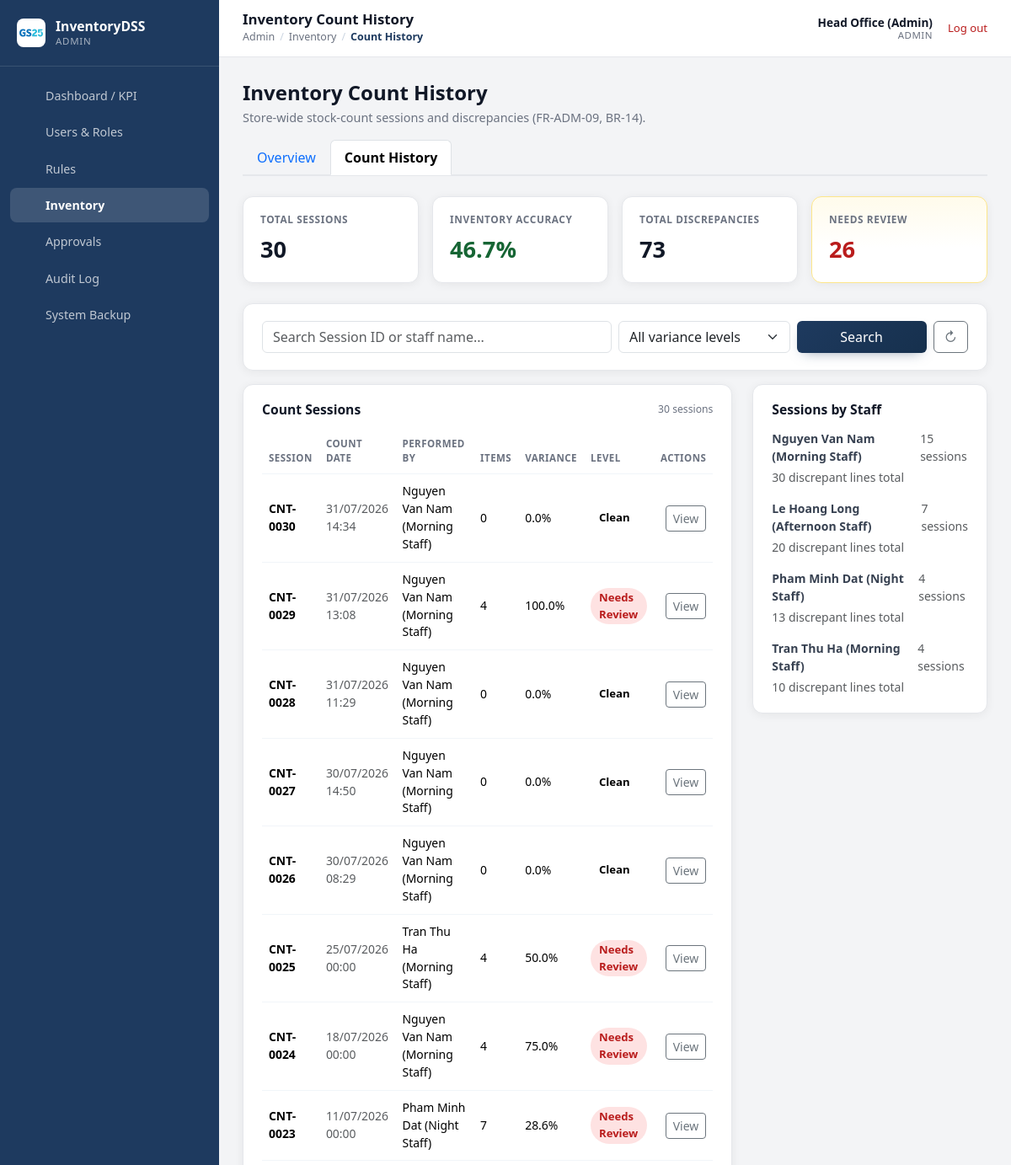
Page /frontend/admin/inventory/inventory_count_history.php (signed in, upper part) on the earlier database version.
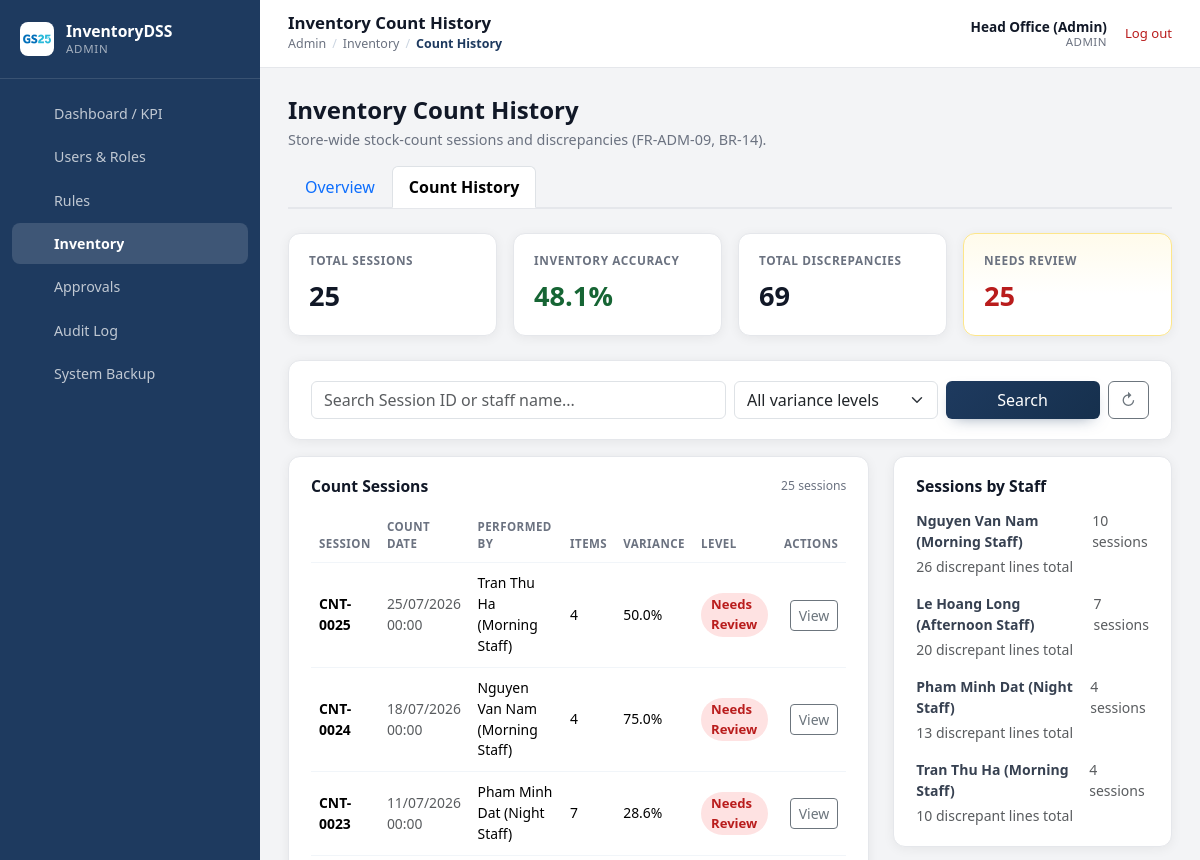
Same page on the later database version.
### tables this page shows
CREATE TABLE `stock_counts` (
  `count_id` int(11) NOT NULL AUTO_INCREMENT,
  `performed_by` int(11) NOT NULL,
  `count_date` datetime NOT NULL DEFAULT current_timestamp(),
  PRIMARY KEY (`count_id`),
  KEY `performed_by` (`performed_by`),
  CONSTRAINT `stock_counts_ibfk_1` FOREIGN KEY (`performed_by`) REFERENCES `accounts` (`account_id`)
);

CREATE TABLE `accounts` (
  `account_id` int(11) NOT NULL AUTO_INCREMENT,
  `username` varchar(50) NOT NULL,
  `password_hash` varchar(255) NOT NULL,
  `full_name` varchar(100) NOT NULL,
  `email` varchar(100) DEFAULT NULL,
  `phone_number` varchar(20) DEFAULT NULL,
  `role_id` int(11) NOT NULL,
  `status` enum('active','locked') NOT NULL DEFAULT 'active',
  `created_at` datetime NOT NULL DEFAULT current_timestamp(),
  PRIMARY KEY (`account_id`),
  UNIQUE KEY `username` (`username`),
  KEY `role_id` (`role_id`),
  CONSTRAINT `accounts_ibfk_1` FOREIGN KEY (`role_id`) REFERENCES `roles` (`role_id`)
);

### backend/config/database.php (called while the page is built, shortened)
<?php
class Database
{
    private static ?PDO $instance = null;
    public static function getConnection(): PDO
    {
        if (self::$instance === null) {
            $portsToTry = array_values(array_unique([self::DB_PORT, '3306', '3307', '3308']));
            foreach ($portsToTry as $port) {
                $dsn = sprintf(
                    'mysql:host=%s;port=%s;dbname=%s;charset=%s',
                    self::DB_HOST,
                    $port,
                    self::DB_NAME,
                    self::DB_CHARSET
                );
                $options = [
                    PDO::ATTR_ERRMODE            => PDO::ERRMODE_EXCEPTION,
                    PDO::ATTR_DEFAULT_FETCH_MODE => PDO::FETCH_ASSOC,
                    PDO::ATTR_EMULATE_PREPARES   => false,
                    PDO::MYSQL_ATTR_INIT_COMMAND => "SET NAMES 'utf8mb4'",
                ];
                try {
                    self::$instance = new PDO($dsn, self::DB_USER, self::DB_PASS, $options);
                    break;
                } catch (PDOException $e) {
                    $lastException = $e;
                }
            }
        }
        return self::$instance;
    }
}

### backend/services/AdminService.php (called while the page is built, shortened)
<?php
require_once __DIR__ . '/../config/database.php';
require_once __DIR__ . '/../models/StockCount.php';
class AdminService
{
    private StockCount $stockCountModel;
    public function __construct()
    {
        $this->stockCountModel = new StockCount();
    }
    public function getInventoryCountHistory(): array
    {
        return $this->stockCountModel->getHistory();
    }
}

### backend/models/StockCount.php (called while the page is built, shortened)
<?php
require_once __DIR__ . '/../config/database.php';
class StockCount
{
    private PDO $conn;
    private string $table = 'stock_counts';
    public function __construct()
    {
        $this->conn = Database::getConnection();
    }
    public function getHistory(): array
    {
        $sql = "SELECT sc.*, a.full_name AS performed_by_name,
                       COUNT(scd.count_detail_id) AS total_items,
                       SUM(CASE WHEN scd.discrepancy != 0 THEN 1 ELSE 0 END) AS discrepancy_items
                FROM {$this->table} sc
                JOIN accounts a ON a.account_id = sc.performed_by
                LEFT JOIN stock_count_details scd ON scd.count_id = sc.count_id
                GROUP BY sc.count_id
                ORDER BY sc.count_date DESC";
        $stmt = $this->conn->query($sql);
        return $stmt->fetchAll();
    }
}

### frontend/admin/inventory/inventory_count_history.php (the view, shortened to what the rows shown need)
<?php
require_once __DIR__ . '/../../../backend/config/database.php';
require_once __DIR__ . '/../../../backend/services/AdminService.php';
$adminService = new AdminService();
$allSessions = $adminService->getInventoryCountHistory();
function sessionVariancePercent(array $session): float
{
    $total = (int) $session['total_items'];
    if ($total <= 0) {
        return 0.0;
    }
    return round(((int) $session['discrepancy_items'] / $total) * 100, 1);
}
function varianceLevel(float $percent): array
{
    if ($percent <= 0) {
        return ['key' => 'clean', 'label' => 'Clean', 'pill' => 'stock-pill-success'];
    }
    return ['key' => 'review', 'label' => 'Needs Review', 'pill' => 'stock-pill-critical'];
}
$sessions = array_map(function ($s) {
    $s['variance_percent'] = sessionVariancePercent($s);
    $s['variance_level']   = varianceLevel($s['variance_percent']);
    return $s;
}, $allSessions);
$sessionsByStaff = [];
foreach ($allSessions as $s) {
    $name = $s['performed_by_name'];
    if (!isset($sessionsByStaff[$name])) {
        $sessionsByStaff[$name] = ['sessions' => 0, 'discrepancies' => 0];
    }
    $sessionsByStaff[$name]['sessions']++;
    $sessionsByStaff[$name]['discrepancies'] += (int) $s['discrepancy_items'];
}
arsort($sessionsByStaff);
$sessionsByStaff = array_slice($sessionsByStaff, 0, 5, true);
function formatCountDateTime(?string $raw): string
{
    $ts = strtotime($raw);
    return $ts === false ? $raw : date('d/m/Y H:i', $ts);
}
?>
<!DOCTYPE html>
<html lang="en">
<head>
    <link href="https://cdn.jsdelivr.net/npm/bootstrap@5.3.3/dist/css/bootstrap.min.css" rel="stylesheet">
    <link href="<?= BASE_URL ?>/assets/css/theme_variables.css" rel="stylesheet">
    <link href="<?= BASE_URL ?>/assets/css/custom.css" rel="stylesheet">
</head>
<body>
    <div class="app-shell">
        <div class="app-content">
            <?php require __DIR__ . '/../../components/header.php'; ?>
            <main class="app-main">
                <div class="d-flex flex-wrap justify-content-between align-items-start gap-3 mb-3">
                    <div>
                        <h2 class="page-heading mb-1">Inventory Count History</h2>
                    </div>
                </div>
                <div class="row g-4">
                    <div class="col-12 col-xl-8">
                        <div class="panel-card mb-4">
                            <?php if (empty($sessions)): ?>
                                <div class="empty-state">No count sessions match the current filters.</div>
                            <?php else: ?>
                                <div class="table-responsive">
                                    <table class="table data-table align-middle mb-0">
                                        <thead>
                                            <tr>
                                                <th>Session</th>
                                                <th>Count Date</th>
                                                <th>Performed By</th>
                                                <th>Items</th>
                                                <th>Variance</th>
                                                <th>Level</th>
                                                <th class="text-end">Actions</th>
                                            </tr>
                                        </thead>
                                        <tbody>
                                            <?php foreach ($sessions as $s): ?>
                                                <tr>
                                                    <td class="fw-semibold">CNT-<?= str_pad((string) $s['count_id'], 4, '0', STR_PAD_LEFT) ?></td>
                                                    <td class="text-muted small"><?= formatCountDateTime($s['count_date']) ?></td>
                                                    <td><?= htmlspecialchars($s['performed_by_name'], ENT_QUOTES, 'UTF-8') ?></td>
                                                    <td><?= number_format((int) $s['total_items']) ?></td>
                                                    <td><?= number_format($s['variance_percent'], 1) ?>%</td>
                                                    <td><span class="stock-pill <?= $s['variance_level']['pill'] ?>"><?= $s['variance_level']['label'] ?></span></td>
                                                    <td class="text-end">
                                                        <button type="button" class="btn btn-outline-secondary btn-sm"
                                                                data-bs-toggle="modal" data-bs-target="#sessionDetailModal"
                                                                data-count-id="<?= (int) $s['count_id'] ?>">
                                                            View
                                                        </button>
                                                    </td>
                                                </tr>
                                            <?php endforeach; ?>
                                        </tbody>
                                    </table>
                                </div>
                            <?php endif; ?>
                        </div>
                    </div>
                    <div class="col-12 col-xl-4">
                        <div class="panel-card">
                            <?php if (empty($sessionsByStaff)): ?>
                                <div class="empty-state">No sessions recorded yet.</div>
                            <?php else: ?>
                                <div class="d-flex flex-column gap-3">
                                    <?php foreach ($sessionsByStaff as $name => $stat): ?>
                                        <div>
                                            <div class="d-flex justify-content-between small mb-1">
                                                <span class="fw-semibold"><?= htmlspecialchars($name, ENT_QUOTES, 'UTF-8') ?></span>
                                                <span class="text-muted"><?= $stat['sessions'] ?> session<?= $stat['sessions'] === 1 ? '' : 's' ?></span>
                                            </div>
                                            <div class="text-muted small"><?= $stat['discrepancies'] ?> discrepant line<?= $stat['discrepancies'] === 1 ? '' : 's' ?> total</div>
                                        </div>
                                    <?php endforeach; ?>
                                </div>
                            <?php endif; ?>
                        </div>
                    </div>
                </div>
            </main>
        </div>
    </div>
    <?php require __DIR__ . '/../../components/footer.php'; ?>

Differences in the rows shown:
removed stock_counts: count_id "0030", count_date "31/07/2026 14:34", performed_by.full_name "Nguyen Van Nam (Morning Staff)", total_items "0", variance_percent "0.0", label "Clean"
removed stock_counts: count_id "0029", count_date "31/07/2026 13:08", performed_by.full_name "Nguyen Van Nam (Morning Staff)", total_items "4", variance_percent "100.0", label "Needs Review"
removed stock_counts: count_id "0028", count_date "31/07/2026 11:29", performed_by.full_name "Nguyen Van Nam (Morning Staff)", total_items "0", variance_percent "0.0", label "Clean"
removed stock_counts: count_id "0027", count_date "30/07/2026 14:50", performed_by.full_name "Nguyen Van Nam (Morning Staff)", total_items "0", variance_percent "0.0", label "Clean"
removed stock_counts: count_id "0026", count_date "30/07/2026 08:29", performed_by.full_name "Nguyen Van Nam (Morning Staff)", total_items "0", variance_percent "0.0", label "Clean"
Other differences:
$totalSessions: "30" → "25"
$inventoryAccuracy: "46.7" → "48.1"
$totalDiscrepancies: "73" → "69"
$needsReviewCount: "26" → "25"
count($sessions): "30" → "25"
new list line: "Nguyen Van Nam (Morning Staff) 10 session s 26 discrepant line s total"
list line gone: "Nguyen Van Nam (Morning Staff) 15 session s 30 discrepant line s total"
